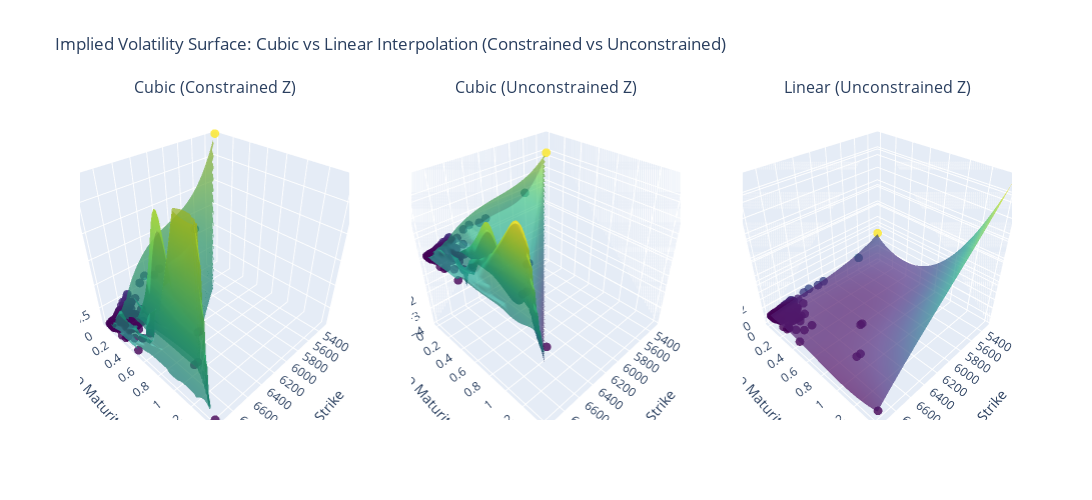

Notebook cell for this chart:
### Markdown cell above
## Get Interpolation and Regression (as comparison)

### Code cell
interp,regres = get_interp(calls)
plot_two_interp(interp,regres,calls)

### Figure 1 — Plotly figure (JSON) as saved in the notebook; plotly's stock layout.template omitted (floating-point values rounded to 4 significant figures; data arrays with more than 128 entries replaced by an {"elided": "..."} marker saying what was removed)
{"data": [{"marker": {"color": {"elided": "270 float values"}, "colorscale": [[0, "#440154"], [0.1111, "#482878"], [0.2222, "#3e4989"], [0.3333, "#31688e"], [0.4444, "#26828e"], [0.5556, "#1f9e89"], [0.6667, "#35b779"], [0.7778, "#6ece58"], [0.8889, "#b5de2b"], [1, "#fde725"]], "opacity": 0.8, "size": 3}, "mode": "markers", "scene": "scene", "showlegend": false, "type": "scatter3d", "x": {"elided": "270 float values"}, "y": {"elided": "270 float values"}, "z": {"elided": "270 float values"}}, {"colorscale": [[0, "#440154"], [0.1111, "#482878"], [0.2222, "#3e4989"], [0.3333, "#31688e"], [0.4444, "#26828e"], [0.5556, "#1f9e89"], [0.6667, "#35b779"], [0.7778, "#6ece58"], [0.8889, "#b5de2b"], [1, "#fde725"]], "opacity": 0.7, "scene": "scene", "showlegend": false, "showscale": false, "type": "surface", "x": {"elided": "60x60 float values"}, "y": {"elided": "60x60 float values"}, "z": {"elided": "60x60 float values"}}, {"marker": {"color": {"elided": "270 float values"}, "colorscale": [[0, "#440154"], [0.1111, "#482878"], [0.2222, "#3e4989"], [0.3333, "#31688e"], [0.4444, "#26828e"], [0.5556, "#1f9e89"], [0.6667, "#35b779"], [0.7778, "#6ece58"], [0.8889, "#b5de2b"], [1, "#fde725"]], "opacity": 0.8, "size": 3}, "mode": "markers", "scene": "scene2", "showlegend": false, "type": "scatter3d", "x": {"elided": "270 float values"}, "y": {"elided": "270 float values"}, "z": {"elided": "270 float values"}}, {"colorscale": [[0, "#440154"], [0.1111, "#482878"], [0.2222, "#3e4989"], [0.3333, "#31688e"], [0.4444, "#26828e"], [0.5556, "#1f9e89"], [0.6667, "#35b779"], [0.7778, "#6ece58"], [0.8889, "#b5de2b"], [1, "#fde725"]], "opacity": 0.7, "scene": "scene2", "showlegend": false, "showscale": false, "type": "surface", "x": {"elided": "60x60 float values"}, "y": {"elided": "60x60 float values"}, "z": {"elided": "60x60 float values"}}, {"marker": {"color": {"elided": "270 float values"}, "colorscale": [[0, "#440154"], [0.1111, "#482878"], [0.2222, "#3e4989"], [0.3333, "#31688e"], [0.4444, "#26828e"], [0.5556, "#1f9e89"], [0.6667, "#35b779"], [0.7778, "#6ece58"], [0.8889, "#b5de2b"], [1, "#fde725"]], "opacity": 0.8, "size": 3}, "mode": "markers", "scene": "scene3", "showlegend": false, "type": "scatter3d", "x": {"elided": "270 float values"}, "y": {"elided": "270 float values"}, "z": {"elided": "270 float values"}}, {"colorscale": [[0, "#440154"], [0.1111, "#482878"], [0.2222, "#3e4989"], [0.3333, "#31688e"], [0.4444, "#26828e"], [0.5556, "#1f9e89"], [0.6667, "#35b779"], [0.7778, "#6ece58"], [0.8889, "#b5de2b"], [1, "#fde725"]], "opacity": 0.7, "scene": "scene3", "showlegend": false, "showscale": false, "type": "surface", "x": {"elided": "60x60 float values"}, "y": {"elided": "60x60 float values"}, "z": {"elided": "60x60 float values"}}], "layout": {"annotations": [{"font": {"size": 16}, "showarrow": false, "text": "Cubic (Constrained Z)", "x": 0.1444, "xanchor": "center", "xref": "paper", "y": 1, "yanchor": "bottom", "yref": "paper"}, {"font": {"size": 16}, "showarrow": false, "text": "Cubic (Unconstrained Z)", "x": 0.5, "xanchor": "center", "xref": "paper", "y": 1, "yanchor": "bottom", "yref": "paper"}, {"font": {"size": 16}, "showarrow": false, "text": "Linear (Unconstrained Z)", "x": 0.8556, "xanchor": "center", "xref": "paper", "y": 1, "yanchor": "bottom", "yref": "paper"}], "height": 500, "scene": {"domain": {"x": [0, 0.2889], "y": [0, 1]}, "xaxis": {"title": {"text": "Strike"}}, "yaxis": {"title": {"text": "Time to Maturity (years)"}}, "zaxis": {"range": [0.1019, 2.926], "title": {"text": "Implied Volatility"}}}, "scene2": {"domain": {"x": [0.3556, 0.6444], "y": [0, 1]}, "xaxis": {"title": {"text": "Strike"}}, "yaxis": {"title": {"text": "Time to Maturity (years)"}}, "zaxis": {"title": {"text": "Implied Volatility"}}}, "scene3": {"domain": {"x": [0.7111, 1], "y": [0, 1]}, "xaxis": {"title": {"text": "Strike"}}, "yaxis": {"title": {"text": "Time to Maturity (years)"}}, "zaxis": {"title": {"text": "Implied Volatility"}}}, "title": {"text": "Implied Volatility Surface: Cubic vs Linear Interpolation (Constrained vs Unconstrained)"}, "width": 1500}}
